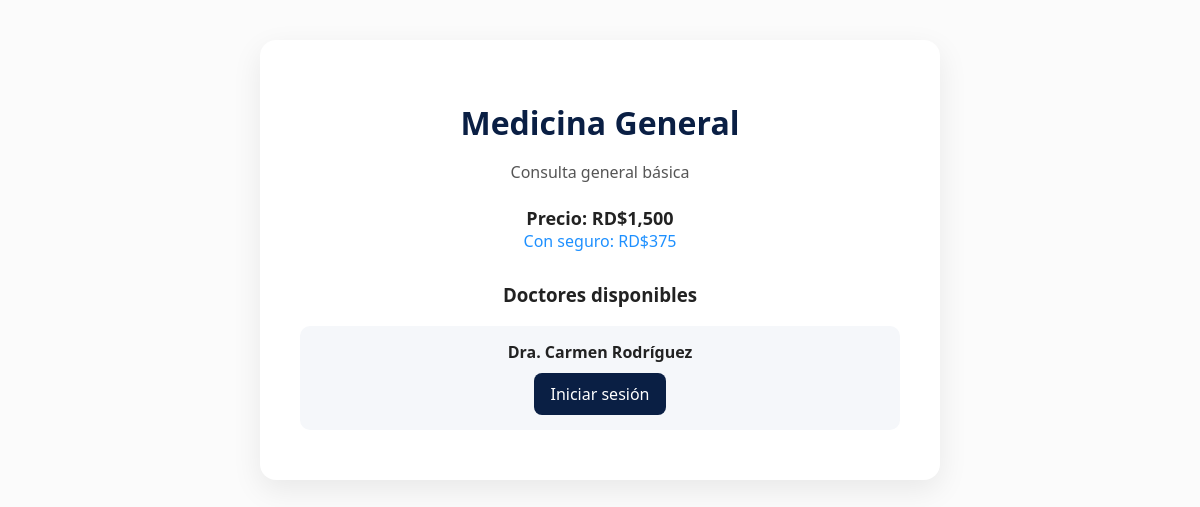
/especialidades/ver.php?id=2, run on the app's committed database.
### tables this page shows
CREATE TABLE especialidades (
    id INT AUTO_INCREMENT PRIMARY KEY,
    nombre VARCHAR(100) NOT NULL,
    descripcion TEXT,
    precio DECIMAL(10,2) NOT NULL
);

CREATE TABLE doctores (
    id INT AUTO_INCREMENT PRIMARY KEY,
    nombre VARCHAR(100) NOT NULL,
    id_especialidad INT,
    FOREIGN KEY (id_especialidad) REFERENCES especialidades(id)
);

### especialidades/ver.php (the view, shortened to what this page needs)
<?php
require_once("../config/db.php");
$id = $_GET['id'];
$stmt = $pdo->prepare("SELECT * FROM especialidades WHERE id = ?");
$stmt->execute([$id]);
$esp = $stmt->fetch();
$stmt = $pdo->prepare("SELECT * FROM doctores WHERE id_especialidad = ?");
$stmt->execute([$id]);
$doctores = $stmt->fetchAll();
?>
<!DOCTYPE html>
<html>
<head>
<link rel="stylesheet" href="../assets/css/style.css">
</head>
<body>
<div class="detalle-container">
    <div class="detalle-box">
        <h1><?php echo $esp['nombre']; ?></h1>
        <p><?php echo $esp['descripcion']; ?></p>
        <div class="precio">
            Precio: RD$<?php echo number_format($esp['precio']); ?>
        </div>
        <div class="seguro">
            Con seguro: RD$<?php echo number_format($esp['precio'] * 0.25); ?>
        </div>
        <div class="doctores">
            <h3 style="text-align:center; margin-top:25px;">Doctores disponibles</h3>
            <?php if($doctores): ?>
                <?php foreach($doctores as $doc): ?>
                    <div class="doctor">
                        <strong><?php echo $doc['nombre']; ?></strong><br>
                        <?php if(isset($_SESSION['usuario'])): ?>
                            <a href="../user/agendar.php?doctor=<?php echo $doc['id']; ?>" class="btn">
                                Agendar cita
                            </a>
                        <?php else: ?>
                            <a href="../auth/login.php" class="btn">
                                Iniciar sesión
                            </a>
                        <?php endif; ?>
                    </div>
                <?php endforeach; ?>
            <?php else: ?>
                <p style="text-align:center;">No hay doctores disponibles.</p>
            <?php endif; ?>
        </div>
    </div>
</div>
</body>
</html>

### assets/css/style.css (style rules this page uses)
body { margin: 0; font-family: 'Segoe UI', Arial, sans-serif; background: #FBFBFB; color: #222; }

### especialidades/ver.php (style rules this page uses)
.detalle-container { min-height: 100vh; padding: 40px 20px; display: flex; justify-content: center; align-items: flex-start; }
.detalle-box { background: white; padding: 40px; border-radius: 16px; max-width: 600px; width: 100%; box-shadow: 0 10px 30px rgba(0,0,0,0.08); }
.detalle-box h1 { color: #0a1f44; margin-bottom: 15px; text-align: center; }
.detalle-box p { color: #555; line-height: 1.6; text-align: center; }
.precio { margin-top: 20px; font-size: 18px; font-weight: 600; text-align: center; }
.seguro { color: #1e90ff; font-size: 16px; text-align: center; }
.doctores { margin-top: 30px; }
.doctor { background: #f5f7fa; padding: 15px; border-radius: 10px; margin-bottom: 10px; text-align: center; }
.btn { display: inline-block; margin-top: 10px; padding: 10px 16px; background: #0a1f44; color: white; text-decoration: none; border-radius: 8px; transition: 0.3s; }

### data on the page
especialidades: nombre "Medicina General", descripcion "Consulta general básica", precio "1,500", $esp['precio']*0.25 "375"
doctores: nombre "Dra. Carmen Rodríguez"
